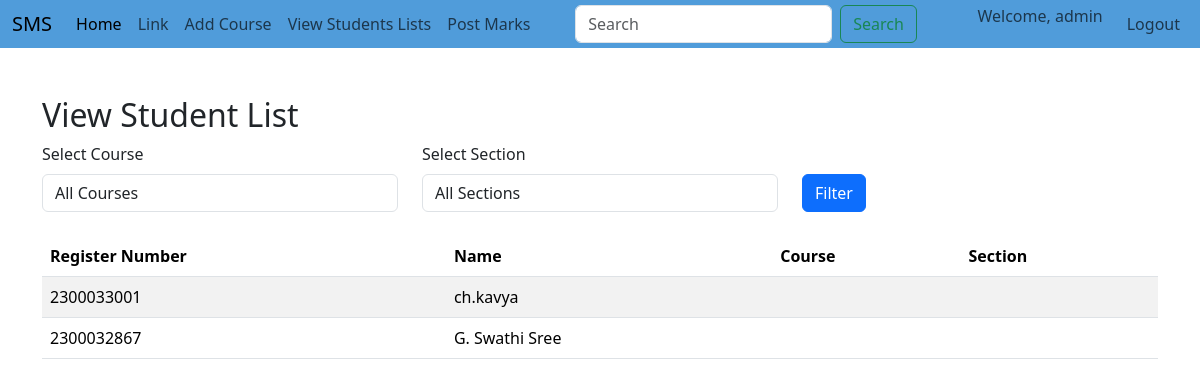
Page /facultyapp/view_student_list/ (signed in) on the committed database.
### adminapp/models.py (models this page shows)
class StudentList(models.Model):
    Register_Number= models.CharField(max_length=20, unique=True)
    Name=models.CharField(max_length=100)

### facultyapp/views.py (the view)
# urls.py: path('view_student_list/',views.view_student_list,name="view_student_list"),
def view_student_list(request):
    course = request.GET.get('course')
    section = request.GET.get('section')
    student_courses = AddCourse.objects.all()
    if course:
        student_courses = student_courses.filter(course=course)
    if section:
        student_courses = student_courses.filter(section=section)
    students = StudentList.objects.filter(id__in=student_courses.values_list('student_id', flat=True))
    course_choices = AddCourse.COURSE_CHOICES
    section_choices = AddCourse.SECTION_CHOICES
    context = {
        'students': students,
        'course_choices': course_choices,
        'section_choices': section_choices,
        'selected_course': course,
        'selected_section': section,
    }
    return render(request, 'facultyapp/view_studentlist.html', context)

### templates/facultyapp/view_studentlist.html (shortened to what this page needs)
<!DOCTYPE html>
{% extends 'Navbar/FacultyNavbar.html' %}
{% load static %}
{% block body %}
    <div class="container mt-5">
        <h2>View Student List</h2>
        <form method="get" class="mb-4">
            <div class="row">
                <div class="col-md-4">
                    <label for="course" class="form-label">Select Course</label>
                    <select name="course" id="course" class="form-control">
                        <option value="">All Courses</option>
                    </select>
                </div>
                <div class="col-md-4">
                    <label for="section" class="form-label">Select Section</label>
                    <select name="section" id="section" class="form-control">
                        <option value="">All Sections</option>
                    </select>
                </div>
                <div class="col-md-4 mt-4">
                    <button type="submit" class="btn btn-primary mt-2">Filter</button>
                </div>
            </div>
        </form>
        <table class="table table-striped">
            <thead>
                <tr>
                    <th>Register Number</th>
                    <th>Name</th>
                    <th>Course</th>
                    <th>Section</th>
                </tr>
            </thead>
            <tbody>
                {% if students %}
                    {% for student in students %}
                        <tr>
                            <td>{{ student.Register_Number }}</td>
                            <td>{{ student.Name }}</td>
                            <td>{{ student.add_course_set.first.course }}</td>
                            <td>{{ student.add_course_set.first.section }}</td>
                        </tr>
                    {% endfor %}
                {% else %}
                    <tr>
                        <td colspan="4" class="text-center">No students found.</td>
                    </tr>
                {% endif %}
            </tbody>
        </table>
    </div>
{% endblock %}

### templates/Navbar/FacultyNavbar.html (shortened to what this page needs)
<!DOCTYPE html>
<html lang="en">
<head>
    <link href="https://cdn.jsdelivr.net/npm/bootstrap@5.3.3/dist/css/bootstrap.min.css" rel="stylesheet"
>
</head>
<body>
<nav class="navbar navbar-expand-lg flex-shrink-0 py-sm-1" style="background-color:#509cda">
  <div class="container-fluid">
    <a class="navbar-brand" href="{% url 'ProjectHomePage' %}">SMS</a>
    <div class="collapse navbar-collapse" id="navbarSupportedContent">
      <ul class="navbar-nav me-auto mb-2 mb-lg-0">
        <li class="nav-item">
          <a class="nav-link active" aria-current="page" href="#">Home</a>
        </li>
        <li class="nav-item">
          <a class="nav-link" href="#">Link</a>
        </li>
        <li class="nav-item">
          <a class="nav-link" href="{% url 'facultyapp:add_course' %}">Add Course</a>
        </li>
        <li class="nav-item">
          <a class="nav-link" href="{% url 'facultyapp:view_student_list' %}">View Students Lists</a>
        </li>
        <li class="nav-item">
          <a class="nav-link" href="#">Post Marks</a>
        </li>
      </ul>
      <form class="d-flex me-4" role="search">
        <input class="form-control me-2" type="search" placeholder="Search" aria-label="Search">
        <button class="btn btn-outline-success" type="submit">Search</button>
      </form>
      <ul class="navbar-nav ms-auto">
        {% if user.is_authenticated %}
          <li class="nav-item">
            <span class="navbar-text me-3">Welcome, {{ user.username }}</span>
          </li>
          <li class="nav-item">
            <a class="nav-link" href="{% url 'logout' %}">Logout</a>
          </li>
        {% else %}
          <li class="nav-item">
            <a class="nav-link" href="#">Login</a>
          </li>
        {% endif %}
      </ul>
    </div>
  </div>
</nav>
{% block body %}
{% endblock %}
</body>
</html>

### rows in the picture
StudentList: Register_Number "2300033001", Name "ch.kavya"
StudentList: Register_Number "2300032867", Name "G. Swathi Sree"

### other values in the picture
{{ user.username }} "admin"
